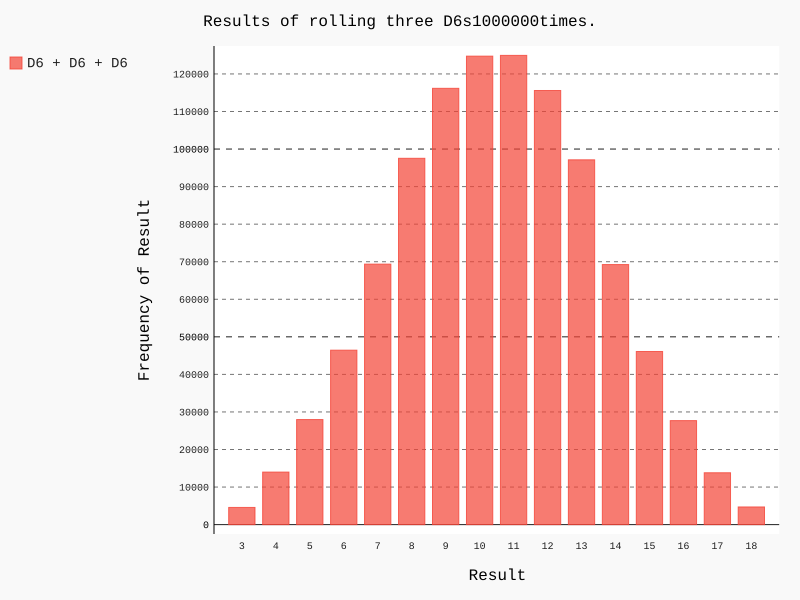

Write Python code to recreate this figure.
# Ex.15-8 Three D6 Die
import pygal

from die import Die

# Create three D6 dice.
die_1 = Die()
die_2 = Die()
die_3 = Die()

# Testing system limits with the number of rolls
rolls = int(raw_input("How many rolls (Enter an integer)? "))

# Make some rolls, and store results in a list.
results = [die_1.roll() + die_2.roll() + die_3.roll() for roll_num in range(rolls)]

# Analyze the results.
max_result = die_1.num_sides + die_2.num_sides + die_3.num_sides
frequencies = [results.count(value) for value in range(3, max_result+1)]

# Visualize the results.
hist = pygal.Bar()

hist.title = "Results of rolling three D6s" + str(rolls) + "times."
hist.x_labels = [x for x in range(3, max_result+1)]
hist.x_title = "Result"
hist.y_title = "Frequency of Result"

hist.add('D6 + D6 + D6', frequencies)
hist.render_to_file('three_die.svg')
